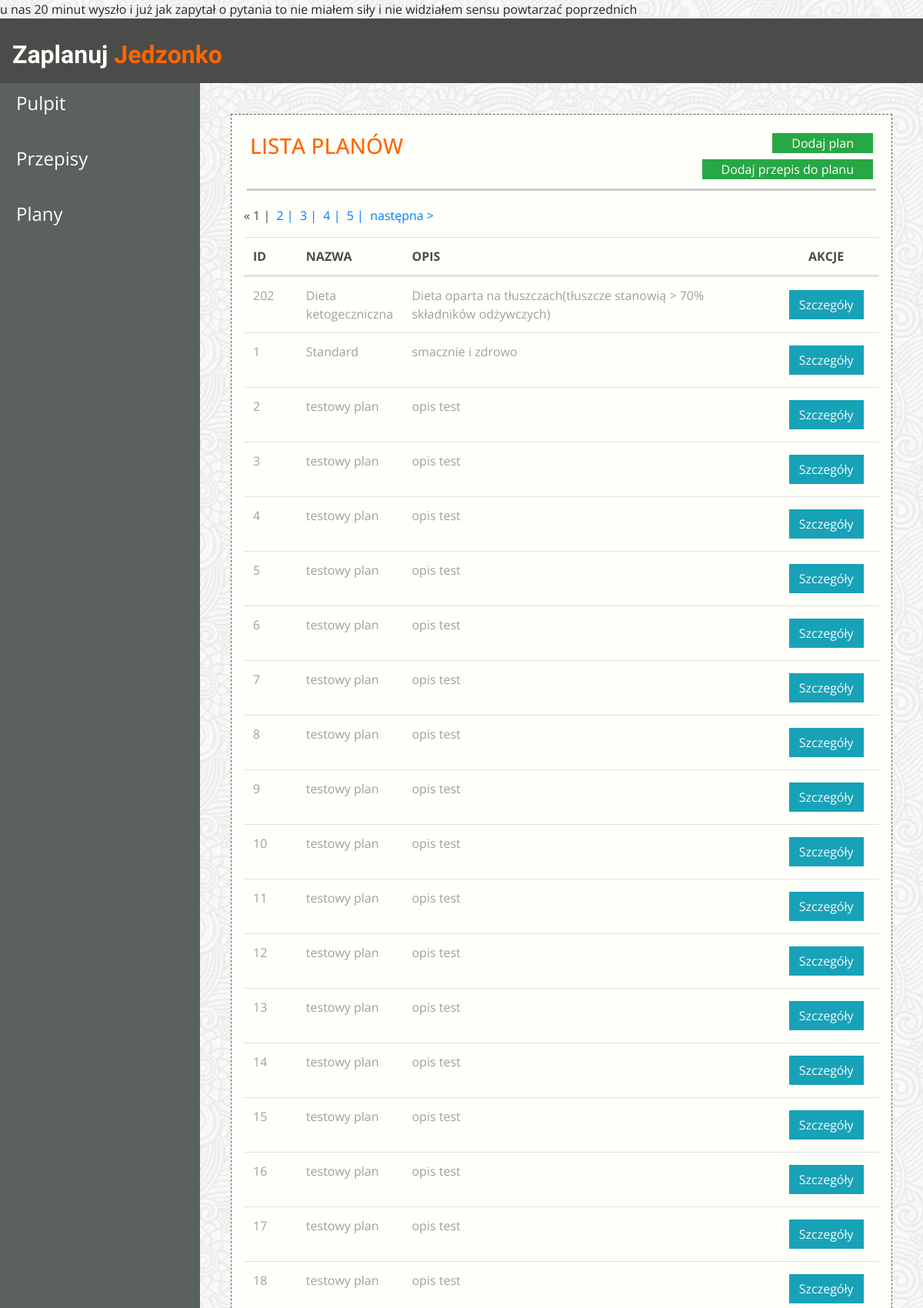
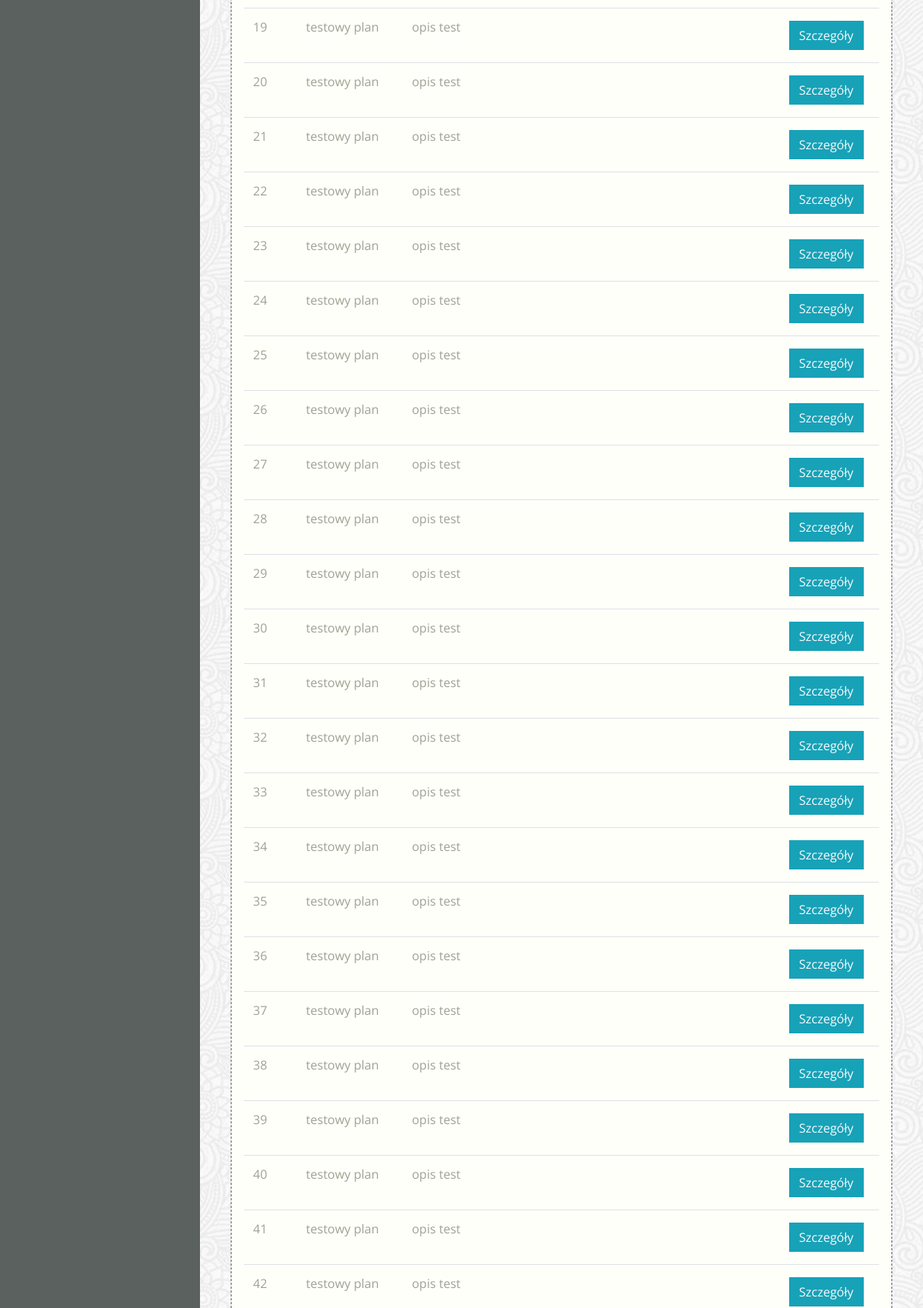
The page /plan/list/ (upper part) on the database its author committed (2 pictures, top to bottom).
### jedzonko/models.py (models this page shows)
class Plan(models.Model):
    name = models.CharField(max_length=128)
    description = models.TextField(null=True)
    created = models.DateTimeField(auto_now_add=True)
    recipes = models.ManyToManyField(Recipe, through='RecipePlan')

### jedzonko/views.py (the view)
# urls.py: path('plan/list/', views.PlanList.as_view()),
class PlanList(View):
    def get(self, request):
        template = 'app-schedules.html'
        plan_list = Plan.objects.all().order_by('name')
        paginator = Paginator(plan_list, 50)
        page = request.GET.get('page')
        plan_page = paginator.get_page(page)
        ctx = {'plan_page': plan_page}
        return render(request, template, ctx)

### jedzonko/templates/app-schedules.html (shortened to what this page needs)
{% extends "__base__.html" %}
{% block content %}
<div class="dashboard-content border-dashed p-3 m-4 view-height">
    <div class="row border-bottom border-3 p-1 m-1">
        <div class="col noPadding">
            <h3 class="color-header text-uppercase">LISTA PLANÓW</h3>
        </div>
        <div>
            <div class="col d-flex justify-content-end mb-2 noPadding">
                <a href="/plan/add/"
                   class="btn btn-success rounded-0 pt-0 pb-0 pr-4 pl-4">Dodaj
                    plan</a>
            </div>
            <div class="col d-flex justify-content-end mb-2 noPadding">
                <a href="/plan/add-recipe/"
                   class="btn btn-success rounded-0 pt-0 pb-0 pr-4 pl-4">Dodaj
                    przepis do planu</a>
            </div>
        </div>
    </div>
    <div class="schedules-content">
        <table class="table border-bottom">
            <thead>
            <tr class="d-flex">
                <th class="col-1">ID</th>
                <th class="col-2">NAZWA</th>
                <th class="col-7">OPIS</th>
                <th class="col-2 center">AKCJE</th>
            </tr>
            </thead>
            <tbody class="text-color-lighter">
            {% for plan in plan_page %}
            <tr class="d-flex">
                <td class="col-1">{{ plan.id }}</td>
                <td class="col-2">{{ plan.name }}</td>
                <td class="col-7">
                    {{ plan.description}}
                </td>
                <td class="col-2 d-flex align-items-center justify-content-center flex-wrap">
                    <a href="/plan/{{ plan.id}}/"
                       class="btn btn-info rounded-0 text-light m-1">Szczegóły</a>
                </td>
            </tr>
            {% endfor %}
           {% if plan_page.has_other_pages %}
          <ul class="pagination">
            {% if plan_page.has_previous %}
              <li><a href="?page={{ plan_page.previous_page_number }}">< poprzednia |</a></li>
            {% else %}
              <li class="disabled"><span>&laquo;</span></li>
            {% endif %}
            {% for i in plan_page.paginator.page_range %}
              {% if plan_page.number == i %}
                <li class="active"><span> &nbsp{{ i }} |<span class="sr-only">(current)</span></span></li>
              {% else %}
                <li><a href="?page={{ i }}">&nbsp {{ i }} |</a></li>
              {% endif %}
            {% endfor %}
            {% if plan_page.has_next %}
              <li><a href="?page={{ plan_page.next_page_number }}">&nbsp następna ></a></li>
            {% else %}
              <li class="disabled"><span>&raquo;</span></li>
            {% endif %}
          </ul>
        {% endif %}
            </tbody>
        </table>
    </div>
</div>
{% endblock content %}

### static/css/style.css (style rules this page uses)
:root { --link-color: #ff6600; --light-link-color: #fffffa; --background-color: #4b4c4a; --lighter-background-color: #5a615f; --lighter-text-color: #9fa292; --dark-text: #000000; --blue: #007bff; --yellow: #ffc107; --green: #1e7e34; font-size: 16px; }
* { margin: 0; padding: 0; box-sizing: border-box; }
html { min-height: 100%; }
body { font-family: "Open Sans", sans-serif; font-weight: 400; background: repeat url("/static/images/image.png"); }
.noPadding { padding: 0; }
.center { text-align: center; }
.border-dashed { border: .5px dashed var(--lighter-background-color); background: var(--light-link-color); }
.border-3 { border-width:3px !important; border-bottom-color: #cacaca !important; }
.view-height { min-height: 82.9vh; }
.text-color-lighter { color: var(--lighter-text-color); }
.color-header { color: var(--link-color); }
.dashboard-content { margin-top: 20px; }
.schedules-content { margin-top: 20px; }

### rows shown on the page
Plan: id "202", name "Dieta ketogeczniczna", description "Dieta oparta na tłuszczach(tłuszcze stanowią > 70% składników odżywczych)"
Plan: id "1", name "Standard", description "smacznie i zdrowo"
Plan: id "2", name "testowy plan", description "opis test"
Plan: id "3", name "testowy plan", description "opis test"
Plan: id "4", name "testowy plan", description "opis test"
Plan: id "5", name "testowy plan", description "opis test"
Plan: id "6", name "testowy plan", description "opis test"
Plan: id "7", name "testowy plan", description "opis test"
Plan: id "8", name "testowy plan", description "opis test"
Plan: id "9", name "testowy plan", description "opis test"
Plan: id "10", name "testowy plan", description "opis test"
Plan: id "11", name "testowy plan", description "opis test"
Plan: id "12", name "testowy plan", description "opis test"
Plan: id "13", name "testowy plan", description "opis test"
Plan: id "14", name "testowy plan", description "opis test"
Plan: id "15", name "testowy plan", description "opis test"
Plan: id "16", name "testowy plan", description "opis test"
Plan: id "17", name "testowy plan", description "opis test"
Plan: id "18", name "testowy plan", description "opis test"
Plan: id "19", name "testowy plan", description "opis test"
Plan: id "20", name "testowy plan", description "opis test"
Plan: id "21", name "testowy plan", description "opis test"
Plan: id "22", name "testowy plan", description "opis test"
Plan: id "23", name "testowy plan", description "opis test"
Plan: id "24", name "testowy plan", description "opis test"
Plan: id "25", name "testowy plan", description "opis test"
Plan: id "26", name "testowy plan", description "opis test"
Plan: id "27", name "testowy plan", description "opis test"
Plan: id "28", name "testowy plan", description "opis test"
Plan: id "29", name "testowy plan", description "opis test"
Plan: id "30", name "testowy plan", description "opis test"
Plan: id "31", name "testowy plan", description "opis test"
Plan: id "32", name "testowy plan", description "opis test"
Plan: id "33", name "testowy plan", description "opis test"
Plan: id "34", name "testowy plan", description "opis test"
Plan: id "35", name "testowy plan", description "opis test"
Plan: id "36", name "testowy plan", description "opis test"
Plan: id "37", name "testowy plan", description "opis test"
Plan: id "38", name "testowy plan", description "opis test"
Plan: id "39", name "testowy plan", description "opis test"
Plan: id "40", name "testowy plan", description "opis test"
Plan: id "41", name "testowy plan", description "opis test"
Plan: id "42", name "testowy plan", description "opis test"

### other values the page prints
{{ i }} "1"
{{ i }} "2" "3" "4" "5"
